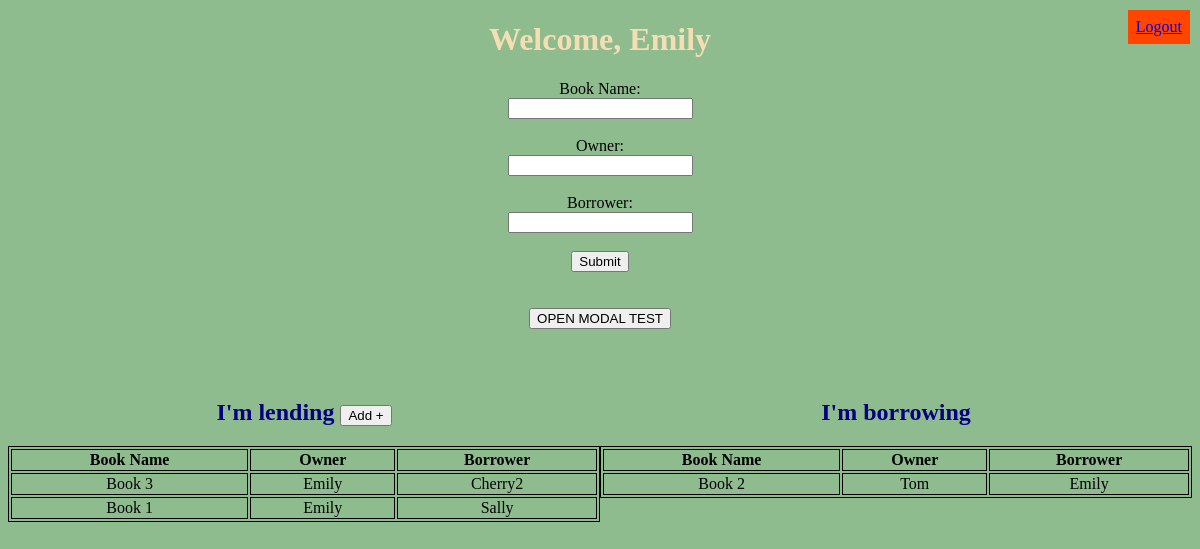
Before: /home/ (signed in) with the older database file.
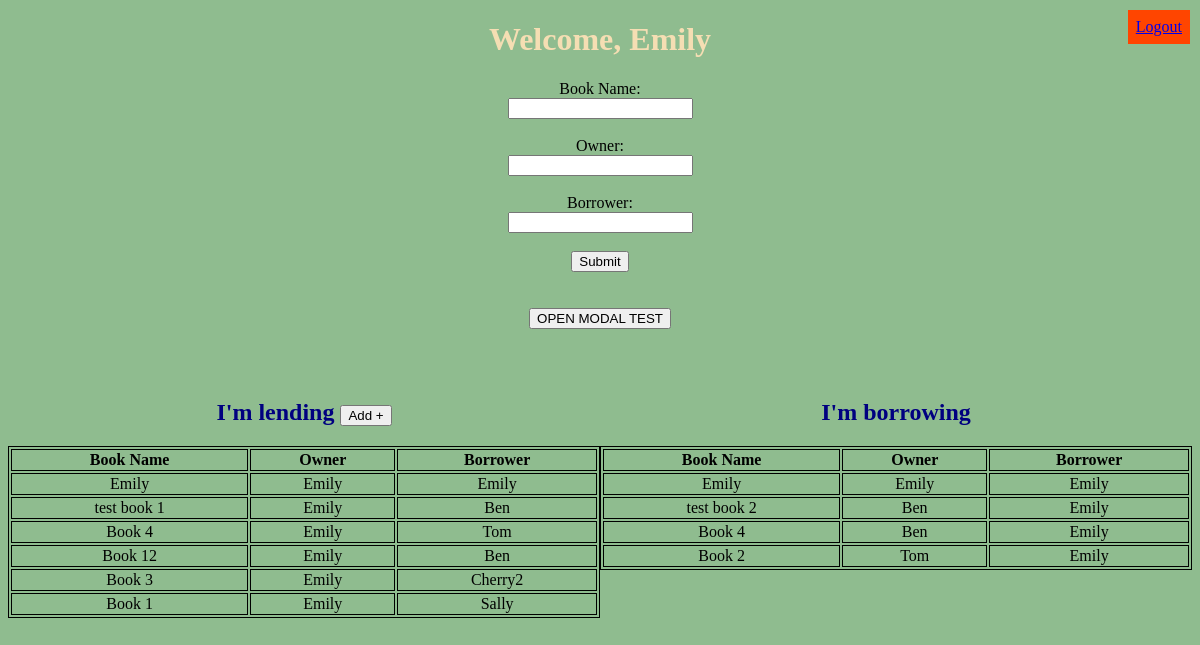
After: the same page with the newer database file.
### main.py (models this page shows, shortened)
class User(UserMixin, db.Model):
	__tablename__ = "user"
	id = db.Column(db.Integer, primary_key=True)
	username = db.Column(db.String(80), unique=True, nullable=False)
	email = db.Column(db.String(120), unique=True, nullable=False)
	password = db.Column(db.String(300), nullable=False)

class Entry(db.Model):
	id = db.Column(db.Integer, primary_key=True)
	owner = db.Column(db.Integer)
	borrower = db.Column(db.Integer)
	book_name = db.Column(db.String(200), nullable=False)
	due_date = db.Column(db.DateTime, default=datetime.utcnow)
	date_created = db.Column(db.DateTime, default=datetime.utcnow)

### main.py (the view)
@app.route("/home/")
@login_required
def home():
	entries_lending = Entry.query.order_by(Entry.date_created.desc()).filter_by(owner=current_user.username).all()
	entries_borrowing = Entry.query.order_by(Entry.date_created.desc()).filter_by(borrower=current_user.username).all()
	return render_template("homepage.html", entries_borrowing=entries_borrowing, entries_lending=entries_lending, current_user_name=current_user.username, current_email=current_user.email)

### main.py (called while the page is built)
@login_manager.user_loader
def load_user(user_id):
	return User.query.get(str(user_id))

### templates/homepage.html (shortened to what this page needs)
{% extends "base.html" %}
{% block body %}
<div><h1>Welcome, {{ current_user_name }}</h1></div>
  <div class="logout">
    <a href="{{ url_for('logout') }}">Logout</a>
  </div>
<form action="/api/create_new" method=POST>
  <label for="bookname">Book Name:</label><br>
  <input type="text" id="bookname" name="bookname" value="" required><br><br>
  <label for="owner">Owner:</label><br>
  <input type="text" id="owner" name="owner" value="" required><br><br>
  <label for="borrower">Borrower:</label><br>
  <input type="text" id="borrower" name="borrower" value="" required><br><br>
  <input type="submit" value="Submit">
</form>
<br><br>
<button type="button" onclick="window.location.href = '#openModal';">OPEN MODAL TEST</button>
<div style="display: flex;">
    <div class=table-container>
        <table>
            <caption>
                <h2>I'm lending
                <button type="button" onclick="window.location.href = '#addItem';">Add +</button></h2>
            </caption>
            <tr>
                <th>Book Name</th>
                <th>Owner</th>
                <th>Borrower</th>
            </tr>
            {% for entry in entries_lending %}
            <tr>
                <td>{{ entry.book_name }}</td>
                <td>{{ entry.owner }}</td>
                <td>{{ entry.borrower }}</td>
            </tr>
            {% endfor %}
        </table>
    </div>
    <div class=table-container>
        <table>
            <caption>
                <h2>I'm borrowing</h2>
            </caption>
            <tr>
                <th>Book Name</th>
                <th>Owner</th>
                <th>Borrower</th>
            </tr>
            {% for entry in entries_borrowing %}
            <tr>
                <td>{{ entry.book_name }}</td>
                <td>{{ entry.owner }}</td>
                <td>{{ entry.borrower }}</td>
            </tr>
            {% endfor %}
        </table>
    </div>
</div>
{% endblock%}

### templates/base.html (shortened to what this page needs)
<!DOCTYPE html>
<html>
<head>
	<link rel="stylesheet" type="text/css" href="{{ url_for('static', filename='styles.css') }}">
</head>
<body>
	{% block body %}{% endblock%}
</body>
</html>

### static/styles.css (style rules this page uses)
body { background-color: darkseagreen; text-align: center; }
h1 { color: wheat; text-align: center; }
h2 { color: navy; text-align: center; }
table, th, td { border: 1px solid; }
table { width: 100%; height: initial; }
.table-container { justify-content: center; margin-top: 50px; width: 50%; }
.logout { background-color: orangered; position: absolute; top: 10px; right: 10px; padding: 8px; border: 2px; border-color: black; }

Changed rows visible on the page:
added Entry: book_name "Emily", owner "Emily", borrower "Emily"
added Entry: book_name "test book 1", owner "Emily", borrower "Ben", shown under "I'm lending Add +"
added Entry: book_name "Book 4", owner "Emily", borrower "Tom", shown under "I'm lending Add +"
added Entry: book_name "Book 12", owner "Emily", borrower "Ben", shown under "I'm lending Add +"
added Entry: book_name "test book 2", owner "Ben", borrower "Emily", shown under "I'm borrowing"
added Entry: book_name "Book 4", owner "Ben", borrower "Emily", shown under "I'm borrowing"
